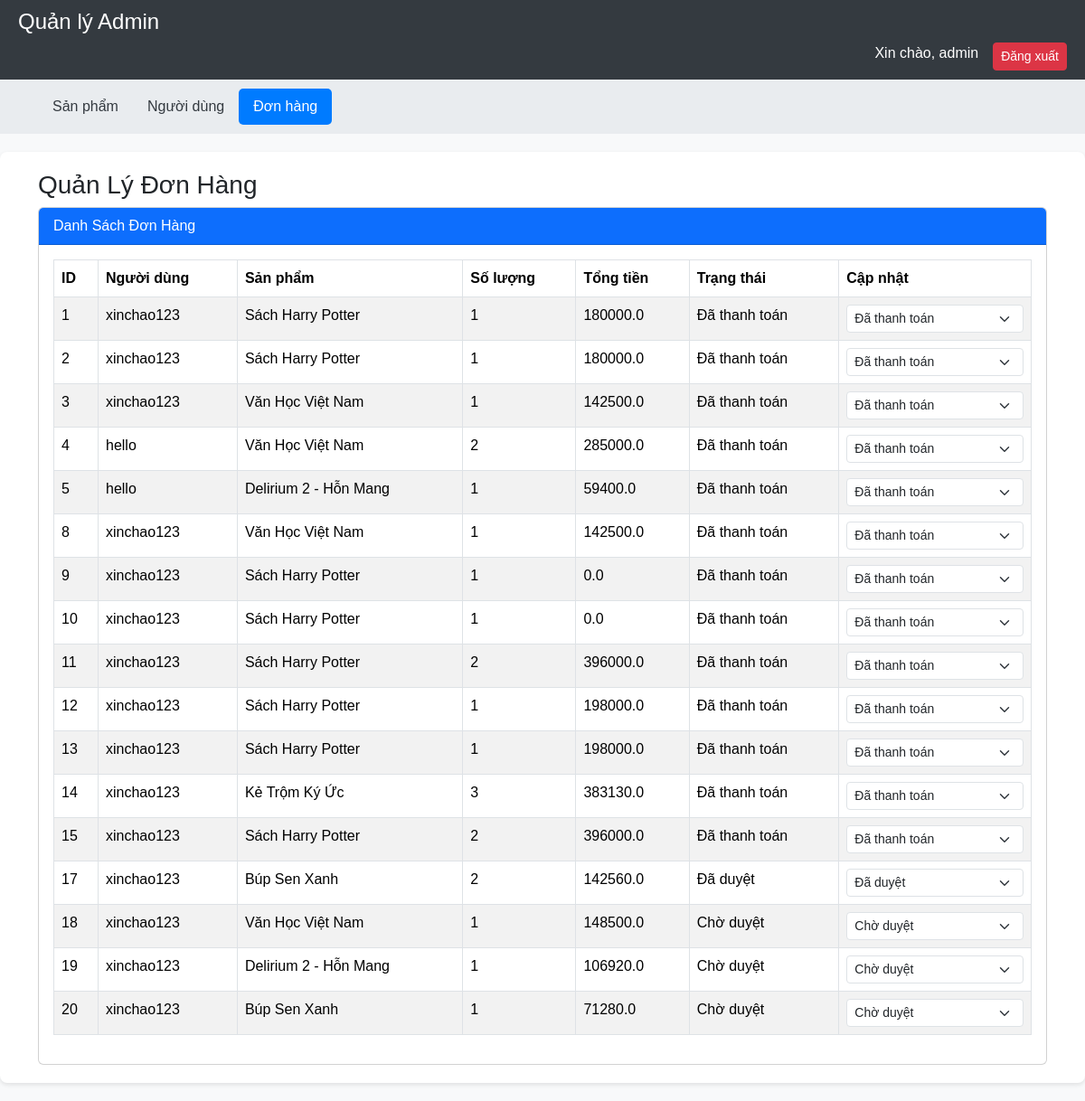
Page /admin/orders (signed in) on the earlier database version.
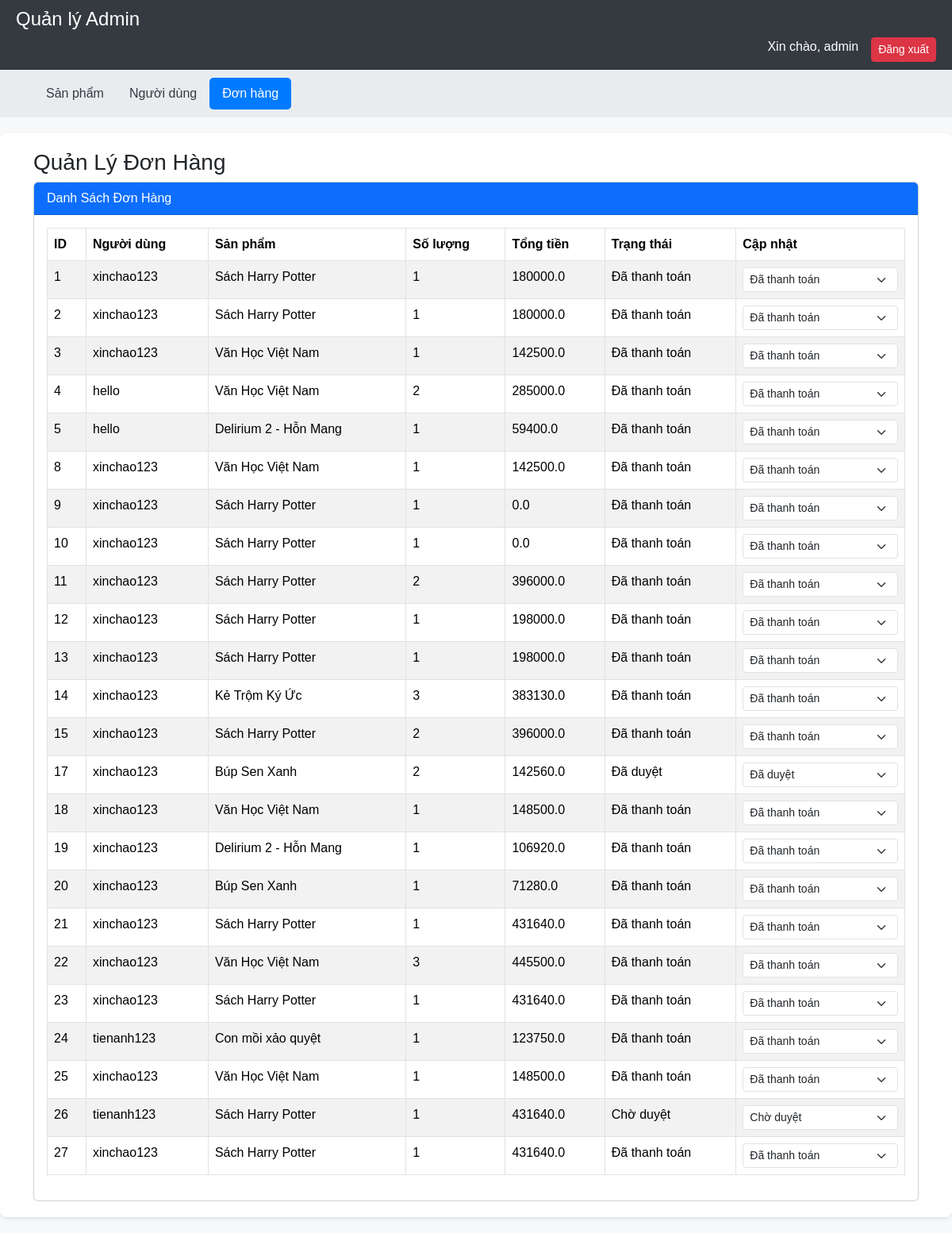
Same page on the later database version.
### app/models.py (models this page shows)
class Order(db.Model):
    id = db.Column(db.Integer, primary_key=True, autoincrement=True)
    user_id = db.Column(db.Integer, db.ForeignKey('user.id'), nullable=False)
    product_id = db.Column(db.Integer, db.ForeignKey('product.id'), nullable=False)
    quantity = db.Column(db.Integer, nullable=False)
    total_price = db.Column(db.Float, nullable=False)
    status = db.Column(db.String(50), default='Chờ duyệt')
    user = db.relationship('User', backref='orders')
    product = db.relationship('Product', backref='orders')

class User(db.Model):
    id = db.Column(db.Integer, primary_key=True)
    lastname = db.Column(db.String(50), nullable=False)
    firstname = db.Column(db.String(50), nullable=False)
    username = db.Column(db.String(50), unique=True, nullable=False)
    email = db.Column(db.String(120), unique=True, nullable=False)
    phone = db.Column(db.String(15), nullable=False)
    password = db.Column(db.String(100), nullable=False)
    is_admin = db.Column(db.Boolean, default=False)
    is_locked = db.Column(db.Boolean, default=False)

class Product(db.Model):
    id = db.Column(db.Integer, primary_key=True)
    name = db.Column(db.String(100), nullable=False)
    price = db.Column(db.Float, nullable=False)
    discount = db.Column(db.Float, default=0.0)
    image = db.Column(db.String(200), nullable=True)
    description = db.Column(db.String(500), nullable=True)
    category = db.Column(db.String(50), nullable=False)

### app/routes/admin.py (the view, shortened to what this page needs)
    @app.route('/admin/orders', methods=['GET', 'POST'])
    def manage_orders():
        if not is_admin():
            flash('Bạn không có quyền truy cập trang này.')
            return redirect(url_for('login'))
        orders = Order.query.all()
        return render_template('admin/manage_orders.html', orders=orders)

### app/templates/admin/manage_orders.html (shortened to what this page needs)
{% extends "admin/admin_base.html" %}
{% block content %}
    <div class="container">
        <h3>Quản Lý Đơn Hàng</h3>
        <div class="card">
            <div class="card-header bg-primary text-white">
                Danh Sách Đơn Hàng
            </div>
            <div class="card-body">
                <table class="table table-striped table-bordered">
                    <thead>
                        <tr>
                            <th>ID</th>
                            <th>Người dùng</th>
                            <th>Sản phẩm</th>
                            <th>Số lượng</th>
                            <th>Tổng tiền</th>
                            <th>Trạng thái</th>
                            <th>Cập nhật</th>
                        </tr>
                    </thead>
                    <tbody>
                        {% for order in orders %}
                        <tr>
                            <td>{{ order.id }}</td>
                            <td>{{ order.user.username }}</td>
                            <td>{{ order.product.name }}</td>
                            <td>{{ order.quantity }}</td>
                            <td>{{ order.total_price }}</td>
                            <td>{{ order.status }}</td>
                            <td>
                                <form method="POST" class="d-inline">
                                    <select name="status" class="form-select form-select-sm" onchange="this.form.submit()">
                                        <option value="Chờ duyệt" {% if order.status == 'Chờ duyệt' %}selected{% endif %}>Chờ duyệt</option>
                                        <option value="Đã duyệt" {% if order.status == 'Đã duyệt' %}selected{% endif %}>Đã duyệt</option>
                                        <option value="Đã thanh toán" {% if order.status == 'Đã thanh toán' %}selected{% endif %}>Đã thanh toán</option>
                                    </select>
                                </form>
                            </td>
                        </tr>
                        {% endfor %}
                    </tbody>
                </table>
            </div>
        </div>
    </div>
{% endblock %}

Differences in the rows shown:
changed Order id 18: status "Chờ duyệt" → "Đã thanh toán"
changed Order id 19: status "Chờ duyệt" → "Đã thanh toán"
changed Order id 20: status "Chờ duyệt" → "Đã thanh toán"
added Order: id "21", user.username "xinchao123", product.name "Sách Harry Potter", quantity "1", total_price "431640.0", status "Đã thanh toán"
added Order: id "22", user.username "xinchao123", product.name "Văn Học Việt Nam", quantity "3", total_price "445500.0", status "Đã thanh toán"
added Order: id "23", user.username "xinchao123", product.name "Sách Harry Potter", quantity "1", total_price "431640.0", status "Đã thanh toán"
added Order: id "24", user.username "tienanh123", product.name "Con mồi xảo quyệt", quantity "1", total_price "123750.0", status "Đã thanh toán"
added Order: id "25", user.username "xinchao123", product.name "Văn Học Việt Nam", quantity "1", total_price "148500.0", status "Đã thanh toán"
added Order: id "26", user.username "tienanh123", product.name "Sách Harry Potter", quantity "1", total_price "431640.0", status "Chờ duyệt"
added Order: id "27", user.username "xinchao123", product.name "Sách Harry Potter", quantity "1", total_price "431640.0", status "Đã thanh toán"
